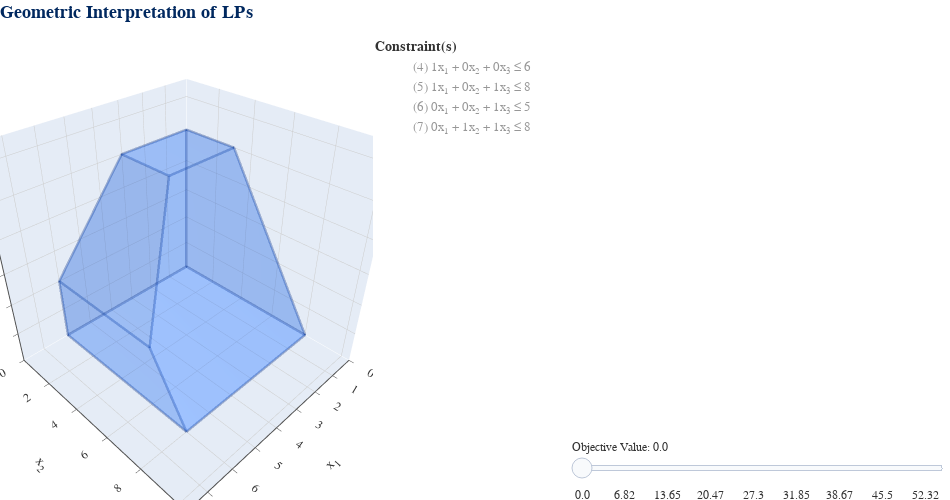

The notebook cell saved with this chart:
### Markdown cell above
This LP is called `ALL_INTEGER_3D_LP`:

$$\begin{align*}
\max \quad & 1x_1+2x_2+4x_3\\
\text{s.t.} \quad & 1x_1 + 0x_2 + 0x_3 \leq 6 \\
\quad & 1x_1 + 0x_2 + 1x_3 \leq 8 \\
\quad & 0x_1 + 0x_2 + 1x_3 \leq 5 \\
\quad & 0x_1 + 1x_2 + 1x_3 \leq 8 \\
\quad & x_1, x_2 \geq 0 \\
\end{align*}$$

### Code cell
lp = ex.ALL_INTEGER_3D_LP # get LP example
lp_visual(lp).show() # visualize it

### Figure 1 — Plotly figure (JSON) as saved in the notebook; plotly's stock layout.template omitted (floating-point values rounded to 4 significant figures)
{"data": [{"hoverinfo": "skip", "marker": {"color": "white", "opacity": 1e-07, "size": 0}, "mode": "markers", "showlegend": false, "type": "scatter3d", "x": [7.8], "y": [10.4], "z": [6.5]}, {"hoverinfo": "none", "line": {"color": "#173D90", "width": 5}, "mode": "lines", "opacity": 0.2, "showlegend": false, "surfaceaxis": 0, "surfacecolor": "#1469FE", "type": "scatter3d", "visible": true, "x": [6, 6, 6, 6, 6], "y": [8, 0, 0, 6, 8], "z": [0, 0, 2, 2, 0]}, {"hoverinfo": "none", "line": {"color": "#173D90", "width": 5}, "mode": "lines", "opacity": 0.2, "showlegend": false, "surfaceaxis": 2, "surfacecolor": "#1469FE", "type": "scatter3d", "visible": true, "x": [3, 6, 6, 3, 3], "y": [3, 6, 0, 0, 3], "z": [5, 2, 2, 5, 5]}, {"hoverinfo": "none", "line": {"color": "#173D90", "width": 5}, "mode": "lines", "opacity": 0.2, "showlegend": false, "surfaceaxis": 2, "surfacecolor": "#1469FE", "type": "scatter3d", "visible": true, "x": [3, 3, 0, 0, 3], "y": [3, 0, 0, 3, 3], "z": [5, 5, 5, 5, 5]}, {"hoverinfo": "none", "line": {"color": "#173D90", "width": 5}, "mode": "lines", "opacity": 0.2, "showlegend": false, "surfaceaxis": 2, "surfacecolor": "#1469FE", "type": "scatter3d", "visible": true, "x": [3, 6, 6, 0, 0, 3], "y": [3, 6, 8, 8, 3, 3], "z": [5, 2, 0, 0, 5, 5]}, {"hoverinfo": "none", "line": {"color": "#173D90", "width": 5}, "mode": "lines", "opacity": 0.2, "showlegend": false, "surfaceaxis": 0, "surfacecolor": "#1469FE", "type": "scatter3d", "visible": true, "x": [0, 0, 0, 0, 0], "y": [3, 8, 0, 0, 3], "z": [5, 0, 0, 5, 5]}, {"hoverinfo": "none", "line": {"color": "#173D90", "width": 5}, "mode": "lines", "opacity": 0.2, "showlegend": false, "surfaceaxis": 1, "surfacecolor": "#1469FE", "type": "scatter3d", "visible": true, "x": [0, 0, 6, 6, 3, 0], "y": [0, 0, 0, 0, 0, 0], "z": [5, 0, 0, 2, 5, 5]}, {"hoverinfo": "none", "line": {"color": "#173D90", "width": 5}, "mode": "lines", "opacity": 0.2, "showlegend": false, "surfaceaxis": 2, "surfacecolor": "#1469FE", "type": "scatter3d", "visible": true, "x": [6, 0, 0, 6, 6], "y": [8, 8, 0, 0, 8], "z": [0, 0, 0, 0, 0]}, {"hoverinfo": "none", "mode": "none", "name": "(4) 1x<sub>1</sub> + 0x<sub>2</sub> + 0x<sub>3</sub> ≤ 6", "opacity": 0.5, "showlegend": true, "surfaceaxis": 0, "surfacecolor": "gray", "type": "scatter3d", "visible": "legendonly", "x": [6, 6, 6, 6, 6], "y": [0, 0, 10.4, 10.4, 0], "z": [0, 6.5, 6.5, 0, 0]}, {"hoverinfo": "none", "mode": "none", "name": "(5) 1x<sub>1</sub> + 0x<sub>2</sub> + 1x<sub>3</sub> ≤ 8", "opacity": 0.5, "showlegend": true, "surfaceaxis": 2, "surfacecolor": "gray", "type": "scatter3d", "visible": "legendonly", "x": [0, 0, 7.8, 7.8, 0], "y": [10.4, 0, 0, 10.4, 10.4], "z": [8, 8, 0.2, 0.2, 8]}, {"hoverinfo": "none", "mode": "none", "name": "(6) 0x<sub>1</sub> + 0x<sub>2</sub> + 1x<sub>3</sub> ≤ 5", "opacity": 0.5, "showlegend": true, "surfaceaxis": 2, "surfacecolor": "gray", "type": "scatter3d", "visible": "legendonly", "x": [0, 7.8, 7.8, 0, 0], "y": [0, 0, 10.4, 10.4, 0], "z": [5, 5, 5, 5, 5]}, {"hoverinfo": "none", "mode": "none", "name": "(7) 0x<sub>1</sub> + 1x<sub>2</sub> + 1x<sub>3</sub> ≤ 8", "opacity": 0.5, "showlegend": true, "surfaceaxis": 2, "surfacecolor": "gray", "type": "scatter3d", "visible": "legendonly", "x": [0, 7.8, 7.8, 0, 0], "y": [10.4, 10.4, 0, 0, 10.4], "z": [-2.4, -2.4, 8, 8, -2.4]}, {"hoverinfo": "text", "hoverlabel": {"bgcolor": "#FAFAFA", "bordercolor": "#323232", "font": {"color": "#323232", "family": "Arial"}}, "marker": {"color": "gray", "opacity": 1e-07, "size": 20}, "mode": "markers", "showlegend": false, "text": ["<b>BFS</b>: (0, 0, 0, 6, 8, 5, 8)<br><b>B</b>: (1, 2, 4, 5, 6, 7)<br><b>Obj</b>: -0", "<b>BFS</b>: (0, 0, 5, 6, 3, 0, 3)<br><b>B</b>: (2, 3, 4, 5, 7)<br><b>Obj</b>: 20", "<b>BFS</b>: (0, 3, 5, 6, 3, 0, 0)<br><b>B</b>: (2, 3, 4, 5)<br><b>Obj</b>: 26", "<b>BFS</b>: (0, 8, 0, 6, 8, 5, 0)<br><b>B</b>: (1, 2, 3, 4, 5, 6)<br><b>Obj</b>: 16", "<b>BFS</b>: (3, 0, 5, 3, 0, 0, 3)<br><b>B</b>: (1, 3, 4, 7)<br><b>Obj</b>: 23", "<b>BFS</b>: (3, 3, 5, 3, 0, 0, 0)<br><b>B</b>: (1, 2, 3, 4)<br><b>Obj</b>: 29", "<b>BFS</b>: (6, 0, 2, 0, 0, 3, 6)<br><b>B</b>: (1, 2, 3, 6, 7)<br><b>Obj</b>: 14", "<b>BFS</b>: (6, 0, 0, 0, 2, 5, 8)<br><b>B</b>: (1, 5, 6, 7)<br><b>Obj</b>: 6", "<b>BFS</b>: (6, 6, 2, 0, 0, 3, 0)<br><b>B</b>: (1, 2, 3, 6)<br><b>Obj</b>: 26", "<b>BFS</b>: (6, 8, 0, 0, 2, 5, 0)<br><b>B</b>: (1, 2, 3, 5, 6)<br><b>Obj</b>: 22"], "type": "scatter3d", "x": [4.441e-16, 0, 0, 8.882e-16, 3, 3, 6, 6, 6, 6], "y": [4.441e-16, 4.441e-16, 3, 8.0, 0, 3, 4.441e-16, 0, 6, 8], "z": [0, 5, 5, 8.882e-16, 5, 5, 2, 0, 2, 4.441e-16]}, {"hoverinfo": "none", "mode": "none", "opacity": 0.3, "showlegend": false, "surfaceaxis": 2, "surfacecolor": "gray", "type": "scatter3d", "visible": false, "x": [0, 7.8, 7.8, 0, 0], "y": [10.4, 10.4, 0, 0, 10.4], "z": [-5.2, -7.15, -1.95, 0, -5.2]}, {"hoverinfo": "none", "line": {"color": "red", "width": 5}, "marker": {"color": "red", "opacity": 1, "size": 5}, "mode": "lines+markers", "opacity": 1, "showlegend": false, "surfaceaxis": 2, "surfacecolor": "red", "type": "scatter3d", "visible": false, "x": [0, 0, 0, 0], "y": [0, 0, 0, 0], "z": [0, 0, 0, 0]}, {"hoverinfo": "none", "mode": "none", "opacity": 0.3, "showlegend": false, "surfaceaxis": 2, "surfacecolor": "gray", "type": "scatter3d", "visible": false, "x": [0, 0, 7.8, 7.8, 0], "y": [0, 10.4, 10.4, 0, 0], "z": [0.57, -4.63, -6.58, -1.38, 0.57]}, {"hoverinfo": "none", "line": {"color": "red", "width": 5}, "marker": {"color": "red", "opacity": 1, "size": 5}, "mode": "lines+markers", "opacity": 1, "showlegend": false, "surfaceaxis": 2, "surfacecolor": "red", "type": "scatter3d", "visible": false, "x": [2.28, 0, 0, 2.28], "y": [2.776e-17, 2.776e-17, 1.14, 2.776e-17], "z": [0, 0.57, 2.776e-17, 0]}, {"hoverinfo": "none", "mode": "none", "opacity": 0.3, "showlegend": false, "surfaceaxis": 2, "surfacecolor": "gray", "type": "scatter3d", "visible": false, "x": [7.8, 0, 0, 7.8, 7.8], "y": [0, 0, 10.4, 10.4, 0], "z": [-0.8125, 1.137, -4.062, -6.013, -0.8125]}, {"hoverinfo": "none", "line": {"color": "red", "width": 5}, "marker": {"color": "red", "opacity": 1, "size": 5}, "mode": "lines+markers", "opacity": 1, "showlegend": false, "surfaceaxis": 2, "surfacecolor": "red", "type": "scatter3d", "visible": false, "x": [4.55, 0, 2.776e-17, 4.55], "y": [2.776e-17, 2.776e-17, 2.275, 2.776e-17], "z": [0, 1.137, 0, 0]}, {"hoverinfo": "none", "mode": "none", "opacity": 0.3, "showlegend": false, "surfaceaxis": 2, "surfacecolor": "gray", "type": "scatter3d", "visible": false, "x": [7.8, 0, 0, 7.8, 7.8], "y": [10.4, 10.4, 0, 0, 10.4], "z": [-5.445, -3.495, 1.705, -0.245, -5.445]}, {"hoverinfo": "none", "line": {"color": "red", "width": 5}, "marker": {"color": "red", "opacity": 1, "size": 5}, "mode": "lines+markers", "opacity": 1, "showlegend": false, "surfaceaxis": 2, "surfacecolor": "red", "type": "scatter3d", "visible": false, "x": [6, 2.776e-17, 0, 6, 6], "y": [0.41, 3.41, 0, 0, 0.41], "z": [2.776e-17, 2.776e-17, 1.705, 0.205, 2.776e-17]}, {"hoverinfo": "none", "mode": "none", "opacity": 0.3, "showlegend": false, "surfaceaxis": 2, "surfacecolor": "gray", "type": "scatter3d", "visible": false, "x": [7.8, 0, 0, 7.8, 7.8], "y": [10.4, 10.4, 0, 0, 10.4], "z": [-4.875, -2.925, 2.275, 0.325, -4.875]}, {"hoverinfo": "none", "line": {"color": "red", "width": 5}, "marker": {"color": "red", "opacity": 1, "size": 5}, "mode": "lines+markers", "opacity": 1, "showlegend": false, "surfaceaxis": 2, "surfacecolor": "red", "type": "scatter3d", "visible": false, "x": [6, 6, -8.327e-17, -5.551e-17, 6], "y": [1.55, 0, 0, 4.55, 1.55], "z": [0, 0.775, 2.275, 0, 0]}, {"hoverinfo": "none", "mode": "none", "opacity": 0.3, "showlegend": false, "surfaceaxis": 2, "surfacecolor": "gray", "type": "scatter3d", "visible": false, "x": [7.8, 0, 0, 7.8, 7.8], "y": [10.4, 10.4, 0, 0, 10.4], "z": [-4.305, -2.355, 2.845, 0.895, -4.305]}, {"hoverinfo": "none", "line": {"color": "red", "width": 5}, "marker": {"color": "red", "opacity": 1, "size": 5}, "mode": "lines+markers", "opacity": 1, "showlegend": false, "surfaceaxis": 2, "surfacecolor": "red", "type": "scatter3d", "visible": false, "x": [6, 6, -2.776e-17, -5.551e-17, 6], "y": [2.69, 0, -2.776e-17, 5.69, 2.69], "z": [2.776e-17, 1.345, 2.845, -2.776e-17, 2.776e-17]}, {"hoverinfo": "none", "mode": "none", "opacity": 0.3, "showlegend": false, "surfaceaxis": 2, "surfacecolor": "gray", "type": "scatter3d", "visible": false, "x": [7.8, 7.8, 0, 0, 7.8], "y": [10.4, 0, 0, 10.4, 10.4], "z": [-3.738, 1.462, 3.413, -1.788, -3.738]}, {"hoverinfo": "none", "line": {"color": "red", "width": 5}, "marker": {"color": "red", "opacity": 1, "size": 5}, "mode": "lines+markers", "opacity": 1, "showlegend": false, "surfaceaxis": 2, "surfacecolor": "red", "type": "scatter3d", "visible": false, "x": [6, 6, 0, 0, 6], "y": [3.825, 0, 5.551e-17, 6.825, 3.825], "z": [-2.776e-17, 1.913, 3.413, 2.776e-17, -2.776e-17]}, {"hoverinfo": "none", "mode": "none", "opacity": 0.3, "showlegend": false, "surfaceaxis": 2, "surfacecolor": "gray", "type": "scatter3d", "visible": false, "x": [7.8, 0, 0, 7.8, 7.8], "y": [10.4, 10.4, 0, 0, 10.4], "z": [-3.17, -1.22, 3.98, 2.03, -3.17]}, {"hoverinfo": "none", "line": {"color": "red", "width": 5}, "marker": {"color": "red", "opacity": 1, "size": 5}, "mode": "lines+markers", "opacity": 1, "showlegend": false, "surfaceaxis": 2, "surfacecolor": "red", "type": "scatter3d", "visible": false, "x": [5.36, -2.776e-17, -5.551e-17, 6, 6, 5.36], "y": [2.776e-17, -2.776e-17, 7.96, 4.96, 0.96, 2.776e-17], "z": [2.64, 3.98, 0, 5.551e-17, 2, 2.64]}, {"hoverinfo": "none", "mode": "none", "opacity": 0.3, "showlegend": false, "surfaceaxis": 2, "surfacecolor": "gray", "type": "scatter3d", "visible": false, "x": [0, 7.8, 7.8, 0, 0], "y": [10.4, 10.4, 0, 0, 10.4], "z": [-0.65, -2.6, 2.6, 4.55, -0.65]}, {"hoverinfo": "none", "line": {"color": "red", "width": 5}, "marker": {"color": "red", "opacity": 1, "size": 5}, "mode": "lines+markers", "opacity": 1, "showlegend": false, "surfaceaxis": 2, "surfacecolor": "red", "type": "scatter3d", "visible": false, "x": [2.2, 6.0, 6, 4.6, -2.776e-17, 2.776e-17, 2.2], "y": [8, 6.1, 2.1, 0, 2.776e-17, 6.9, 8], "z": [-5.551e-17, 0, 2, 3.4, 4.55, 1.1, -5.551e-17]}, {"hoverinfo": "none", "mode": "none", "opacity": 0.3, "showlegend": false, "surfaceaxis": 2, "surfacecolor": "gray", "type": "scatter3d", "visible": false, "x": [0, 0, 7.8, 7.8, 0], "y": [0, 10.4, 10.4, 0, 0], "z": [5.117, -0.0825, -2.033, 3.167, 5.117]}, {"hoverinfo": "none", "line": {"color": "red", "width": 5}, "marker": {"color": "red", "opacity": 1, "size": 5}, "mode": "lines+markers", "opacity": 1, "showlegend": false, "surfaceaxis": 2, "surfacecolor": "red", "type": "scatter3d", "visible": false, "x": [4.47, 6, 6, 3.843, 0.47, 0, 0, 4.47], "y": [8, 7.235, 3.235, 2.776e-17, 2.776e-17, 0.235, 5.765, 8], "z": [-5.551e-17, -2.776e-17, 2, 4.157, 5, 5, 2.235, -5.551e-17]}, {"hoverinfo": "none", "mode": "none", "opacity": 0.3, "showlegend": false, "surfaceaxis": 2, "surfacecolor": "gray", "type": "scatter3d", "visible": false, "x": [0, 0, 7.8, 7.8, 0], "y": [0, 10.4, 10.4, 0, 0], "z": [5.688, 0.4875, -1.463, 3.737, 5.688]}, {"hoverinfo": "none", "line": {"color": "red", "width": 5}, "marker": {"color": "red", "opacity": 1, "size": 5}, "mode": "lines+markers", "opacity": 1, "showlegend": false, "surfaceaxis": 2, "surfacecolor": "red", "type": "scatter3d", "visible": false, "x": [6.0, -2.776e-17, -5.551e-17, 2.75, 3.083, 6, 6.0], "y": [7.625, 4.625, 1.375, 2.776e-17, 5.551e-17, 4.375, 7.625], "z": [0.375, 3.375, 5, 5, 4.917, 2, 0.375]}, {"hoverinfo": "none", "mode": "none", "opacity": 0.3, "showlegend": false, "surfaceaxis": 2, "surfacecolor": "gray", "type": "scatter3d", "visible": false, "x": [7.8, 0, 0, 7.8, 7.8], "y": [0, 0, 10.4, 10.4, 0], "z": [4.305, 6.255, 1.055, -0.895, 4.305]}, {"hoverinfo": "none", "line": {"color": "red", "width": 5}, "marker": {"color": "red", "opacity": 1, "size": 5}, "mode": "lines+markers", "opacity": 1, "showlegend": false, "surfaceaxis": 2, "surfacecolor": "red", "type": "scatter3d", "visible": false, "x": [6, 2.776e-17, 2.776e-17, 3, 6, 6], "y": [6.49, 3.49, 2.51, 1.01, 5.51, 6.49], "z": [1.51, 4.51, 5, 5, 2.0, 1.51]}, {"hoverinfo": "none", "mode": "none", "opacity": 0.3, "showlegend": false, "surfaceaxis": 2, "surfacecolor": "gray", "type": "scatter3d", "visible": false, "x": [7.8, 0, 0, 7.8, 7.8], "y": [0, 0, 10.4, 10.4, 0], "z": [4.875, 6.825, 1.625, -0.325, 4.875]}, {"hoverinfo": "none", "line": {"color": "red", "width": 5}, "marker": {"color": "red", "opacity": 1, "size": 5}, "mode": "lines+markers", "opacity": 1, "showlegend": false, "surfaceaxis": 2, "surfacecolor": "red", "type": "scatter3d", "visible": false, "x": [4.7, 3, 1.3, 4.7], "y": [4.7, 2.15, 3.0, 4.7], "z": [3.3, 5.0, 5, 3.3]}, {"hoverinfo": "none", "mode": "none", "opacity": 0.3, "showlegend": false, "surfaceaxis": 2, "surfacecolor": "gray", "type": "scatter3d", "visible": false, "x": [7.8, 0, 0, 7.8, 7.8], "y": [0, 0, 10.4, 10.4, 0], "z": [5.3, 7.25, 2.05, 0.1, 5.3]}, {"hoverinfo": "none", "line": {"color": "red", "width": 5}, "marker": {"color": "red", "opacity": 1, "size": 5}, "mode": "lines+markers", "opacity": 1, "showlegend": false, "surfaceaxis": 2, "surfacecolor": "red", "type": "scatter3d", "visible": false, "x": [3.0, 3.0, 3.0, 3.0], "y": [3.0, 3.0, 3.0, 3.0], "z": [5.0, 5.0, 5.0, 5.0]}, {"hoverinfo": "none", "mode": "none", "opacity": 0.3, "showlegend": false, "surfaceaxis": 2, "surfacecolor": "gray", "type": "scatter3d", "visible": false, "x": [7.8, 0, 0, 7.8, 7.8], "y": [0, 0, 10.4, 10.4, 0], "z": [5.445, 7.395, 2.195, 0.245, 5.445]}, {"hoverinfo": "skip", "marker": {"color": "white", "opacity": 1e-07, "size": 0}, "mode": "markers", "showlegend": false, "type": "scatter3d", "x": [0], "y": [0], "z": [0]}, {"hoverinfo": "none", "mode": "none", "opacity": 0.3, "showlegend": false, "surfaceaxis": 2, "surfacecolor": "gray", "type": "scatter3d", "visible": false, "x": [7.8, 0, 0, 7.8, 7.8], "y": [0, 0, 10.4, 10.4, 0], "z": [6.013, 7.963, 2.763, 0.8125, 6.013]}, {"hoverinfo": "skip", "marker": {"color": "white", "opacity": 1e-07, "size": 0}, "mode": "markers", "showlegend": false, "type": "scatter3d", "x": [0], "y": [0], "z": [0]}, {"hoverinfo": "none", "mode": "none", "opacity": 0.3, "showlegend": false, "surfaceaxis": 2, "surfacecolor": "gray", "type": "scatter3d", "visible": false, "x": [0, 0, 7.8, 7.8, 0], "y": [10.4, 0, 0, 10.4, 10.4], "z": [3.33, 8.53, 6.58, 1.38, 3.33]}, {"hoverinfo": "skip", "marker": {"color": "white", "opacity": 1e-07, "size": 0}, "mode": "markers", "showlegend": false, "type": "scatter3d", "x": [0], "y": [0], "z": [0]}, {"hoverinfo": "none", "mode": "none", "opacity": 0.3, "showlegend": false, "surfaceaxis": 2, "surfacecolor": "gray", "type": "scatter3d", "visible": false, "x": [0, 7.8, 7.8, 0, 0], "y": [10.4, 10.4, 0, 0, 10.4], "z": [3.9, 1.95, 7.15, 9.1, 3.9]}, {"hoverinfo": "skip", "marker": {"color": "white", "opacity": 1e-07, "size": 0}, "mode": "markers", "showlegend": false, "type": "scatter3d", "x": [0], "y": [0], "z": [0]}, {"hoverinfo": "none", "mode": "none", "opacity": 0.3, "showlegend": false, "surfaceaxis": 2, "surfacecolor": "gray", "type": "scatter3d", "visible": false, "x": [0, 0, 7.8, 7.8, 0], "y": [0, 10.4, 10.4, 0, 0], "z": [9.668, 4.468, 2.518, 7.718, 9.668]}, {"hoverinfo": "skip", "marker": {"color": "white", "opacity": 1e-07, "size": 0}, "mode": "markers", "showlegend": false, "type": "scatter3d", "x": [0], "y": [0], "z": [0]}, {"hoverinfo": "none", "mode": "none", "opacity": 0.3, "showlegend": false, "surfaceaxis": 2, "surfacecolor": "gray", "type": "scatter3d", "visible": false, "x": [7.8, 7.8, 0, 0, 7.8], "y": [10.4, 0, 0, 10.4, 10.4], "z": [3.088, 8.288, 10.24, 5.038, 3.088]}, {"hoverinfo": "skip", "marker": {"color": "white", "opacity": 1e-07, "size": 0}, "mode": "markers", "showlegend": false, "type": "scatter3d", "x": [0], "y": [0], "z": [0]}, {"hoverinfo": "none", "mode": "none", "opacity": 0.3, "showlegend": false, "surfaceaxis": 2, "surfacecolor": "gray", "type": "scatter3d", "visible": false, "x": [7.8, 7.8, 0, 0, 7.8], "y": [10.4, 0, 0, 10.4, 10.4], "z": [3.655, 8.855, 10.8, 5.605, 3.655]}, {"hoverinfo": "skip", "marker": {"color": "white", "opacity": 1e-07, "size": 0}, "mode": "markers", "showlegend": false, "type": "scatter3d", "x": [0], "y": [0], "z": [0]}, {"hoverinfo": "none", "mode": "none", "opacity": 0.3, "showlegend": false, "surfaceaxis": 2, "surfacecolor": "gray", "type": "scatter3d", "visible": false, "x": [7.8, 0, 0, 7.8, 7.8], "y": [10.4, 10.4, 0, 0, 10.4], "z": [4.225, 6.175, 11.38, 9.425, 4.225]}, {"hoverinfo": "skip", "marker": {"color": "white", "opacity": 1e-07, "size": 0}, "mode": "markers", "showlegend": false, "type": "scatter3d", "x": [0], "y": [0], "z": [0]}, {"hoverinfo": "none", "mode": "none", "opacity": 0.3, "showlegend": false, "surfaceaxis": 2, "surfacecolor": "gray", "type": "scatter3d", "visible": false, "x": [7.8, 0, 0, 7.8, 7.8], "y": [10.4, 10.4, 0, 0, 10.4], "z": [4.795, 6.745, 11.95, 9.995, 4.795]}, {"hoverinfo": "skip", "marker": {"color": "white", "opacity": 1e-07, "size": 0}, "mode": "markers", "showlegend": false, "type": "scatter3d", "x": [0], "y": [0], "z": [0]}, {"hoverinfo": "none", "mode": "none", "opacity": 0.3, "showlegend": false, "surfaceaxis": 2, "surfacecolor": "gray", "type": "scatter3d", "visible": false, "x": [7.8, 7.8, 0, 0, 7.8], "y": [0, 10.4, 10.4, 0, 0], "z": [10.56, 5.362, 7.312, 12.51, 10.56]}, {"hoverinfo": "skip", "marker": {"color": "white", "opacity": 1e-07, "size": 0}, "mode": "markers", "showlegend": false, "type": "scatter3d", "x": [0], "y": [0], "z": [0]}, {"hoverinfo": "none", "mode": "none", "opacity": 0.3, "showlegend": false, "surfaceaxis": 2, "surfacecolor": "gray", "type": "scatter3d", "visible": false, "x": [0, 7.8, 7.8, 0, 0], "y": [0, 0, 10.4, 10.4, 0], "z": [13.08, 11.13, 5.93, 7.88, 13.08]}, {"hoverinfo": "skip", "marker": {"color": "white", "opacity": 1e-07, "size": 0}, "mode": "markers", "showlegend": false, "type": "scatter3d", "x": [0], "y": [0], "z": [0]}, {"hoverinfo": "none", "mode": "none", "opacity": 0.3, "showlegend": false, "surfaceaxis": 2, "surfacecolor": "gray", "type": "scatter3d", "visible": false, "x": [0, 0, 7.8, 7.8, 0], "y": [0, 10.4, 10.4, 0, 0], "z": [13.65, 8.45, 6.5, 11.7, 13.65]}, {"hoverinfo": "skip", "marker": {"color": "white", "opacity": 1e-07, "size": 0}, "mode": "markers", "showlegend": false, "type": "scatter3d", "x": [0], "y": [0], "z": [0]}], "layout": {"font": {"color": "#323232", "family": "Arial"}, "height": 500, "legend": {"font": {"size": 13}, "title": {"font": {"size": 14}, "text": "<b>Constraint(s)</b>"}, "x": 0.3947, "xanchor": "left", "y": 1, "yanchor": "top"}, "margin": {"b": 0, "l": 0, "r": 0, "t": 33}, "paper_bgcolor": "white", "plot_bgcolor": "#FAFAFA", "scene": {"aspectmode": "cube", "domain": {"x": [0, 0.3947], "y": [0, 1]}, "xaxis": {"gridcolor": "#CCCCCC", "gridwidth": 1, "linecolor": "#4D4D4D", "linewidth": 2, "range": [0, 7.8], "rangemode": "tozero", "showspikes": false, "tickcolor": "#4D4D4D", "ticks": "outside", "title": {"text": "x<sub>1</sub>"}}, "yaxis": {"gridcolor": "#CCCCCC", "gridwidth": 1, "linecolor": "#4D4D4D", "linewidth": 2, "range": [0, 10.4], "rangemode": "tozero", "showspikes": false, "tickcolor": "#4D4D4D", "ticks": "outside", "title": {"text": "x<sub>2</sub>"}}, "zaxis": {"gridcolor": "#CCCCCC", "gridwidth": 1, "linecolor": "#4D4D4D", "linewidth": 2, "range": [0, 6.5], "rangemode": "tozero", "showspikes": false, "tickcolor": "#4D4D4D", "ticks": "outside", "title": {"text": "x<sub>3</sub>"}}}, "sliders": [{"active": 0, "currentvalue": {"prefix": "Objective Value: "}, "len": 0.4, "lenmode": "fraction", "pad": {"b": 0, "l": 0, "r": 0, "t": 50}, "steps": [{"args": [{"visible": [null, true, true, true, true, true, true, true, "legendonly", "legendonly", "legendonly", "legendonly", null, true, true, false, false, false, false, false, false, false, false, false, false, false, false, false, false, false, false, false, false, false, false, false, false, false, false, false, false, false, false, false, false, false, false, false, false, false, false, false, false, false, false, false, false, false, false, false, false, false, false, false, false]}], "label": "0.0", "method": "update"}, {"args": [{"visible": [null, true, true, true, true, true, true, true, "legendonly", "legendonly", "legendonly", "legendonly", null, false, false, true, true, false, false, false, false, false, false, false, false, false, false, false, false, false, false, false, false, false, false, false, false, false, false, false, false, false, false, false, false, false, false, false, false, false, false, false, false, false, false, false, false, false, false, false, false, false, false, false, false]}], "label": "2.28", "method": "update"}, {"args": [{"visible": [null, true, true, true, true, true, true, true, "legendonly", "legendonly", "legendonly", "legendonly", null, false, false, false, false, true, true, false, false, false, false, false, false, false, false, false, false, false, false, false, false, false, false, false, false, false, false, false, false, false, false, false, false, false, false, false, false, false, false, false, false, false, false, false, false, false, false, false, false, false, false, false, false]}], "label": "4.55", "method": "update"}, {"args": [{"visible": [null, true, true, true, true, true, true, true, "legendonly", "legendonly", "legendonly", "legendonly", null, false, false, false, false, false, false, true, true, false, false, false, false, false, false, false, false, false, false, false, false, false, false, false, false, false, false, false, false, false, false, false, false, false, false, false, false, false, false, false, false, false, false, false, false, false, false, false, false, false, false, false, false]}], "label": "6.82", "method": "update"}, {"args": [{"visible": [null, true, true, true, true, true, true, true, "legendonly", "legendonly", "legendonly", "legendonly", null, false, false, false, false, false, false, false, false, true, true, false, false, false, false, false, false, false, false, false, false, false, false, false, false, false, false, false, false, false, false, false, false, false, false, false, false, false, false, false, false, false, false, false, false, false, false, false, false, false, false, false, false]}], "label": "9.1", "method": "update"}, {"args": [{"visible": [null, true, true, true, true, true, true, true, "legendonly", "legendonly", "legendonly", "legendonly", null, false, false, false, false, false, false, false, false, false, false, true, true, false, false, false, false, false, false, false, false, false, false, false, false, false, false, false, false, false, false, false, false, false, false, false, false, false, false, false, false, false, false, false, false, false, false, false, false, false, false, false, false]}], "label": "11.38", "method": "update"}, {"args": [{"visible": [null, true, true, true, true, true, true, true, "legendonly", "legendonly", "legendonly", "legendonly", null, false, false, false, false, false, false, false, false, false, false, false, false, true, true, false, false, false, false, false, false, false, false, false, false, false, false, false, false, false, false, false, false, false, false, false, false, false, false, false, false, false, false, false, false, false, false, false, false, false, false, false, false]}], "label": "13.65", "method": "update"}, {"args": [{"visible": [null, true, true, true, true, true, true, true, "legendonly", "legendonly", "legendonly", "legendonly", null, false, false, false, false, false, false, false, false, false, false, false, false, false, false, true, true, false, false, false, false, false, false, false, false, false, false, false, false, false, false, false, false, false, false, false, false, false, false, false, false, false, false, false, false, false, false, false, false, false, false, false, false]}], "label": "15.92", "method": "update"}, {"args": [{"visible": [null, true, true, true, true, true, true, true, "legendonly", "legendonly", "legendonly", "legendonly", null, false, false, false, false, false, false, false, false, false, false, false, false, false, false, false, false, true, true, false, false, false, false, false, false, false, false, false, false, false, false, false, false, false, false, false, false, false, false, false, false, false, false, false, false, false, false, false, false, false, false, false, false]}], "label": "18.2", "method": "update"}, {"args": [{"visible": [null, true, true, true, true, true, true, true, "legendonly", "legendonly", "legendonly", "legendonly", null, false, false, false, false, false, false, false, false, false, false, false, false, false, false, false, false, false, false, true, true, false, false, false, false, false, false, false, false, false, false, false, false, false, false, false, false, false, false, false, false, false, false, false, false, false, false, false, false, false, false, false, false]}], "label": "20.47", "method": "update"}, {"args": [{"visible": [null, true, true, true, true, true, true, true, "legendonly", "legendonly", "legendonly", "legendonly", null, false, false, false, false, false, false, false, false, false, false, false, false, false, false, false, false, false, false, false, false, true, true, false, false, false, false, false, false, false, false, false, false, false, false, false, false, false, false, false, false, false, false, false, false, false, false, false, false, false, false, false, false]}], "label": "22.75", "method": "update"}, {"args": [{"visible": [null, true, true, true, true, true, true, true, "legendonly", "legendonly", "legendonly", "legendonly", null, false, false, false, false, false, false, false, false, false, false, false, false, false, false, false, false, false, false, false, false, false, false, true, true, false, false, false, false, false, false, false, false, false, false, false, false, false, false, false, false, false, false, false, false, false, false, false, false, false, false, false, false]}], "label": "25.02", "method": "update"}, {"args": [{"visible": [null, true, true, true, true, true, true, true, "legendonly", "legendonly", "legendonly", "legendonly", null, false, false, false, false, false, false, false, false, false, false, false, false, false, false, false, false, false, false, false, false, false, false, false, false, true, true, false, false, false, false, false, false, false, false, false, false, false, false, false, false, false, false, false, false, false, false, false, false, false, false, false, false]}], "label": "27.3", "method": "update"}, {"args": [{"visible": [null, true, true, true, true, true, true, true, "legendonly", "legendonly", "legendonly", "legendonly", null, false, false, false, false, false, false, false, false, false, false, false, false, false, false, false, false, false, false, false, false, false, false, false, false, false, false, true, true, false, false, false, false, false, false, false, false, false, false, false, false, false, false, false, false, false, false, false, false, false, false, false, false]}], "label": "29.0", "method": "update"}, {"args": [{"visible": [null, true, true, true, true, true, true, true, "legendonly", "legendonly", "legendonly", "legendonly", null, false, false, false, false, false, false, false, false, false, false, false, false, false, false, false, false, false, false, false, false, false, false, false, false, false, false, false, false, true, true, false, false, false, false, false, false, false, false, false, false, false, false, false, false, false, false, false, false, false, false, false, false]}], "label": "29.58", "method": "update"}, {"args": [{"visible": [null, true, true, true, true, true, true, true, "legendonly", "legendonly", "legendonly", "legendonly", null, false, false, false, false, false, false, false, false, false, false, false, false, false, false, false, false, false, false, false, false, false, false, false, false, false, false, false, false, false, false, true, true, false, false, false, false, false, false, false, false, false, false, false, false, false, false, false, false, false, false, false, false]}], "label": "31.85", "method": "update"}, {"args": [{"visible": [null, true, true, true, true, true, true, true, "legendonly", "legendonly", "legendonly", "legendonly", null, false, false, false, false, false, false, false, false, false, false, false, false, false, false, false, false, false, false, false, false, false, false, false, false, false, false, false, false, false, false, false, false, true, true, false, false, false, false, false, false, false, false, false, false, false, false, false, false, false, false, false, false]}], "label": "34.12", "method": "update"}, {"args": [{"visible": [null, true, true, true, true, true, true, true, "legendonly", "legendonly", "legendonly", "legendonly", null, false, false, false, false, false, false, false, false, false, false, false, false, false, false, false, false, false, false, false, false, false, false, false, false, false, false, false, false, false, false, false, false, false, false, true, true, false, false, false, false, false, false, false, false, false, false, false, false, false, false, false, false]}], "label": "36.4", "method": "update"}, {"args": [{"visible": [null, true, true, true, true, true, true, true, "legendonly", "legendonly", "legendonly", "legendonly", null, false, false, false, false, false, false, false, false, false, false, false, false, false, false, false, false, false, false, false, false, false, false, false, false, false, false, false, false, false, false, false, false, false, false, false, false, true, true, false, false, false, false, false, false, false, false, false, false, false, false, false, false]}], "label": "38.67", "method": "update"}, {"args": [{"visible": [null, true, true, true, true, true, true, true, "legendonly", "legendonly", "legendonly", "legendonly", null, false, false, false, false, false, false, false, false, false, false, false, false, false, false, false, false, false, false, false, false, false, false, false, false, false, false, false, false, false, false, false, false, false, false, false, false, false, false, true, true, false, false, false, false, false, false, false, false, false, false, false, false]}], "label": "40.95", "method": "update"}, {"args": [{"visible": [null, true, true, true, true, true, true, true, "legendonly", "legendonly", "legendonly", "legendonly", null, false, false, false, false, false, false, false, false, false, false, false, false, false, false, false, false, false, false, false, false, false, false, false, false, false, false, false, false, false, false, false, false, false, false, false, false, false, false, false, false, true, true, false, false, false, false, false, false, false, false, false, false]}], "label": "43.22", "method": "update"}, {"args": [{"visible": [null, true, true, true, true, true, true, true, "legendonly", "legendonly", "legendonly", "legendonly", null, false, false, false, false, false, false, false, false, false, false, false, false, false, false, false, false, false, false, false, false, false, false, false, false, false, false, false, false, false, false, false, false, false, false, false, false, false, false, false, false, false, false, true, true, false, false, false, false, false, false, false, false]}], "label": "45.5", "method": "update"}, {"args": [{"visible": [null, true, true, true, true, true, true, true, "legendonly", "legendonly", "legendonly", "legendonly", null, false, false, false, false, false, false, false, false, false, false, false, false, false, false, false, false, false, false, false, false, false, false, false, false, false, false, false, false, false, false, false, false, false, false, false, false, false, false, false, false, false, false, false, false, true, true, false, false, false, false, false, false]}], "label": "47.78", "method": "update"}, {"args": [{"visible": [null, true, true, true, true, true, true, true, "legendonly", "legendonly", "legendonly", "legendonly", null, false, false, false, false, false, false, false, false, false, false, false, false, false, false, false, false, false, false, false, false, false, false, false, false, false, false, false, false, false, false, false, false, false, false, false, false, false, false, false, false, false, false, false, false, false, false, true, true, false, false, false, false]}], "label": "50.05", "method": "update"}, {"args": [{"visible": [null, true, true, true, true, true, true, true, "legendonly", "legendonly", "legendonly", "legendonly", null, false, false, false, false, false, false, false, false, false, false, false, false, false, false, false, false, false, false, false, false, false, false, false, false, false, false, false, false, false, false, false, false, false, false, false, false, false, false, false, false, false, false, false, false, false, false, false, false, true, true, false, false]}], "label": "52.32", "method": "update"}, {"args": [{"visible": [null, true, true, true, true, true, true, true, "legendonly", "legendonly", "legendonly", "legendonly", null, false, false, false, false, false, false, false, false, false, false, false, false, false, false, false, false, false, false, false, false, false, false, false, false, false, false, false, false, false, false, false, false, false, false, false, false, false, false, false, false, false, false, false, false, false, false, false, false, false, false, true, true]}], "label": "54.6", "method": "update"}], "tickcolor": "white", "ticklen": 0, "x": 0.6053, "xanchor": "left", "y": 0.01, "yanchor": "bottom"}], "title": {"font": {"color": "#00285F", "size": 18}, "text": "<b>Geometric Interpretation of LPs</b>", "x": 0, "xanchor": "left", "y": 0.99, "yanchor": "top"}, "width": 950, "xaxis": {"domain": [0, 0.3947], "gridcolor": "#CCCCCC", "gridwidth": 1, "linecolor": "#4D4D4D", "linewidth": 2, "rangemode": "tozero", "showspikes": false, "tickcolor": "#4D4D4D", "ticks": "outside", "title": {"text": "x<sub>1</sub>"}}, "yaxis": {"domain": [0, 1], "gridcolor": "#CCCCCC", "gridwidth": 1, "linecolor": "#4D4D4D", "linewidth": 2, "rangemode": "tozero", "showspikes": false, "tickcolor": "#4D4D4D", "ticks": "outside", "title": {"text": "x<sub>2</sub>"}}}}
